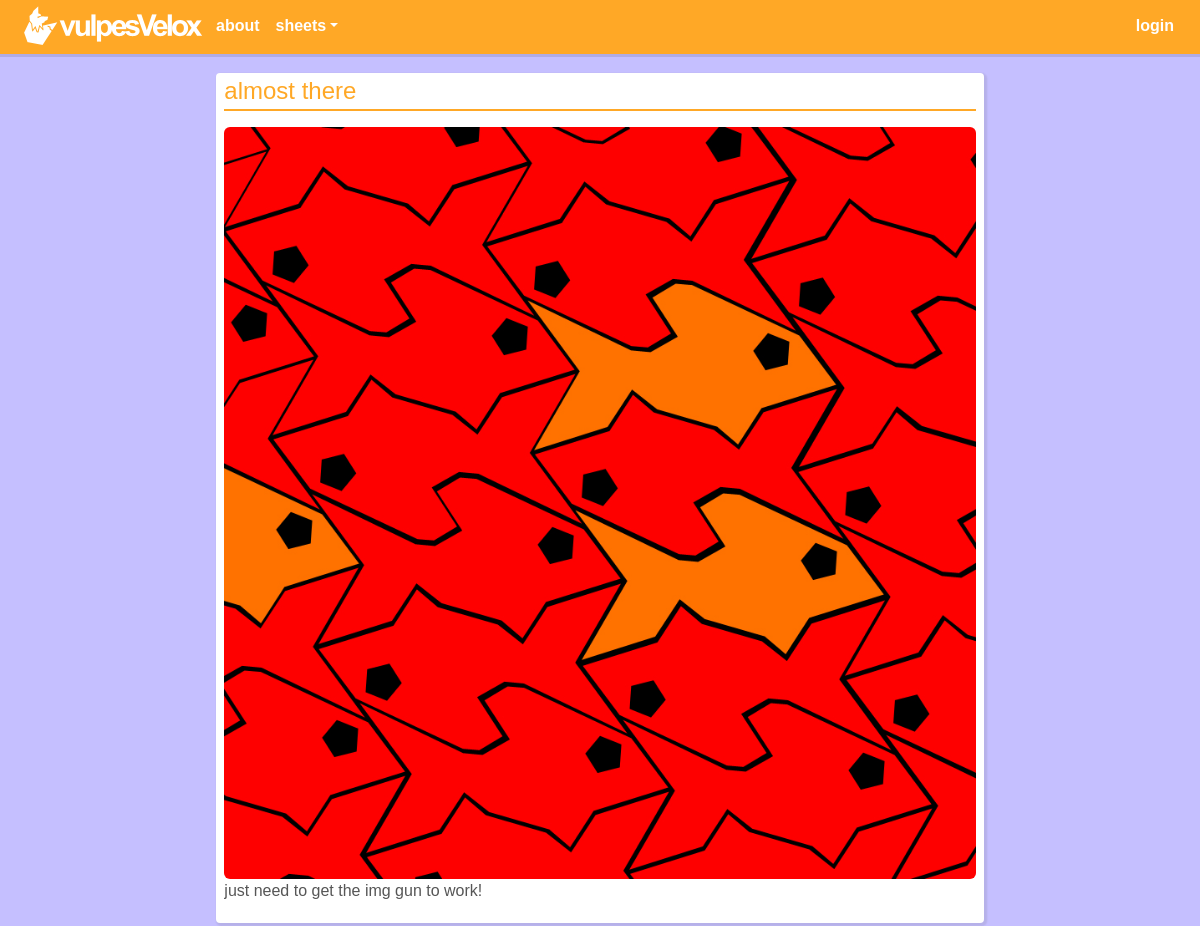
The app's page /post/almost-there/ with its own data.
### blog/models.py (models this page shows, shortened)
class Post(models.Model):
    class Meta:
        ordering = ['category', '-date_posted']
    objects = CustomManager()
    author      = models.ForeignKey(User, on_delete=models.CASCADE)
    title       = models.CharField(max_length=60)
    category    = models.ForeignKey(Category, blank=True, null=True, on_delete=models.CASCADE)
    content     = RichTextUploadingField(
                                    external_plugin_resources=[(
                                        'youtube',
                                        '/static/ckeditor/ckeditor/plugins/youtube/',
                                        'plugin.js'
                                        )],
                                        blank=True,
                                        null=True,
                                    )
    date_posted = models.DateTimeField(default=timezone.now)
    updated     = models.DateTimeField(auto_now=True)
    slug        = models.SlugField(max_length=70, blank=True, null=True, help_text='<font color="red">don\'t. touch. the. slug. field. unless. you. mean. it.</font> (it will auto-generate, don\'t worry.)')

### blog/views.py (the view)
# urls.py: path('post/<slug:slug>/', PostDetailView.as_view(), name='post-detail'),
class PostDetailView(DetailView):
    queryset = Post.objects.all()

### blog/templates/blog/post_detail.html (shortened to what this page needs)
{% extends 'vault/base.html' %}
{% block content %}
  <article class="media content-section">
    <div class="media-body">
        <h4 class="article-title">{{ object.title }}</h4>
        <hr/>
      <p class="article-content">{{ object.content|safe }}</p>
    </div>
  </article>
{% endblock %}

### vault/static/main.css (style rules this page uses)
* { margin: 0; }
body { background: #c5bfff; margin-top: 4.1rem; }
h4 { color: #FFA826; font-family: arial; margin-top:0px; margin-bottom:0px; }
img { display: block; max-width:100%; height: auto; border-radius: 6px; margin-left: auto; margin-right: auto; }
div, p { color: #565656; font-family: arial; margin-top: 0px; }
hr { border-color: #FFA826; background-color: #FFA826; width: 100% !important; height: 1px; margin-top:4px; margin-bottom:6px; }
.media { margin-top:4px; }
.media-body { width: 100%; max-width: 100%; height: auto; word-break: break-word; overflow: auto; }
.content-section { background: #FFFFFF; padding: 4px 8px 4px; border-radius: 4px; margin-top: 5px; margin-bottom: 5px; box-shadow: 0.1rem 0.1rem 0.1rem 0.1rem rgba(61, 61, 41, 0.1); }
.article-content { white-space: pre-line; margin-top: 0px; }
.article-title { color: #FFA826; }

### records on screen
Post: title "almost there", content (picture), content "just need to get the img gun to work!"
